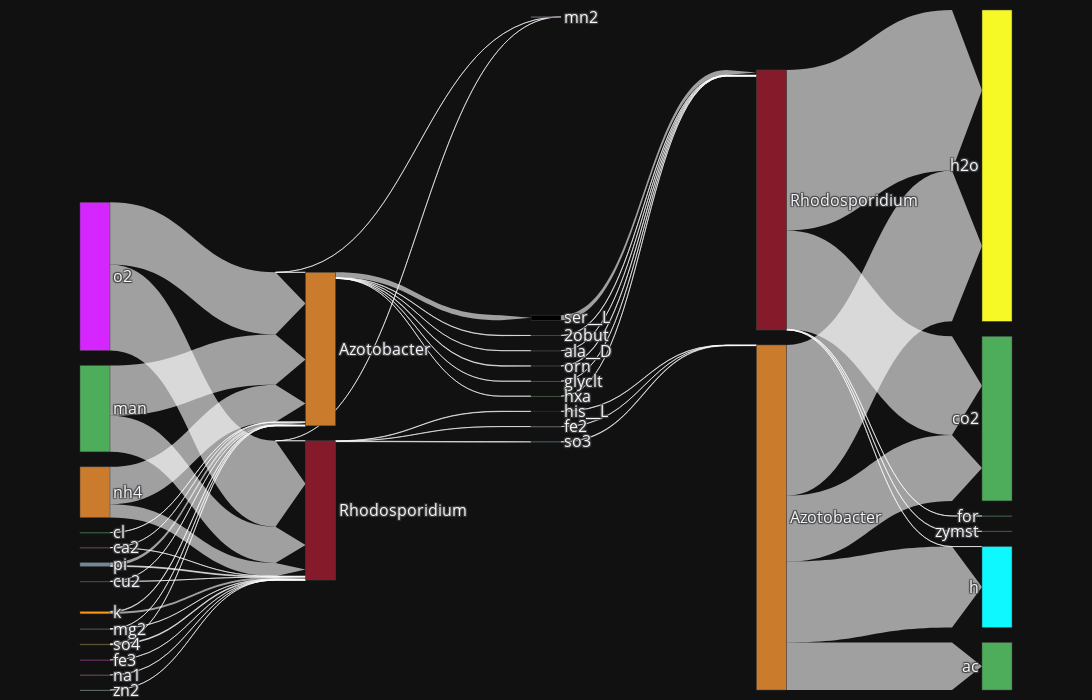

The cell this chart's notebook holds for it:
### Code cell
flux_plot_filename = "Alluvial_Diagram_Ternary_CO2_N2_Growth_NoScale.html"

# Generate diagram
fig = go.Figure(go.Sankey(
    valueformat = ".3f",
    node=dict(
        pad = 15,
        thickness = 30,
        label=node_df['Node_Name'].values,
        x=list(node_df['Xpos'].values),
        y=list(node_df['Ypos'].values),
        color=node_df['Color'].values
            
    ),
    link=dict(
        arrowlen=30,
        source=links_df["Sources"].values,
        target=links_df["Targets"].values,
        value=links_df["Values"].values
    )
))

fig.update_layout(width=1200, height=700, margin={'t':10,'b':10})
fig.update_layout(font_size=16)
# fig.update_layout(title_text="Ternary Model Flux")
# fig.update_yaxes(autorange=True)
# fig.update_yaxes(autoshift=True)
fig.write_html(flux_plot_filename)
fig.show()

### Figure 1 — Plotly figure (JSON) as saved in the notebook; plotly's stock layout.template omitted (floating-point values rounded to 4 significant figures; data arrays with more than 128 entries replaced by an {"elided": "..."} marker saying what was removed)
{"data": [{"link": {"arrowlen": 30, "source": [3, 144, 113, 331, 3, 291, 0, 191, 3, 312, 326, 432, 0, 275, 0, 341, 350, 0, 129, 0, 431, 392, 3, 0, 4, 4, 4, 1, 392, 339, 341, 1, 312, 357, 427, 1, 432, 192, 291, 113, 4, 82, 4, 350, 22, 251, 326, 331, 144, 490, 280], "target": [132, 0, 0, 0, 58, 0, 82, 3, 264, 0, 0, 0, 357, 3, 251, 0, 0, 427, 0, 280, 3, 0, 266, 22, 264, 266, 491, 191, 1, 1, 1, 275, 1, 4, 4, 431, 1, 1, 1, 1, 206, 4, 132, 1, 4, 4, 1, 1, 1, 1, 4], "value": [45.6, 0.001521, 0.01117, 0.001482, 32.91, 0.4188, 0.02981, 0.03446, 56.07, 34.83, 0.01861, 0.009307, 0.3393, 0.2505, 0.001435, 25.93, 43.03, 3.538, 0.01117, 0.008548, 0.3379, 2.069, 104.6, 0.2543, 0.07131, 111.2, 0.2913, 0.009247, 0.5746, 0.05634, 9.221, 0.2505, 25.01, 0.3393, 3.538, 0.3379, 0.5542, 0.01332, 1.264, 0.001796, 0.1386, 0.02981, 68.42, 59.66, 0.2543, 0.001435, 0.1332, 0.00131, 0.001133, 0.001101, 0.008548]}, "node": {"color": {"elided": "492 str values"}, "label": {"elided": "492 str values"}, "pad": 15, "thickness": 30, "x": {"elided": "492 float values"}, "y": {"elided": "492 float values"}}, "valueformat": ".3f", "type": "sankey"}], "layout": {"margin": {"t": 10, "b": 10}, "width": 1200, "height": 700, "font": {"size": 16}}}
